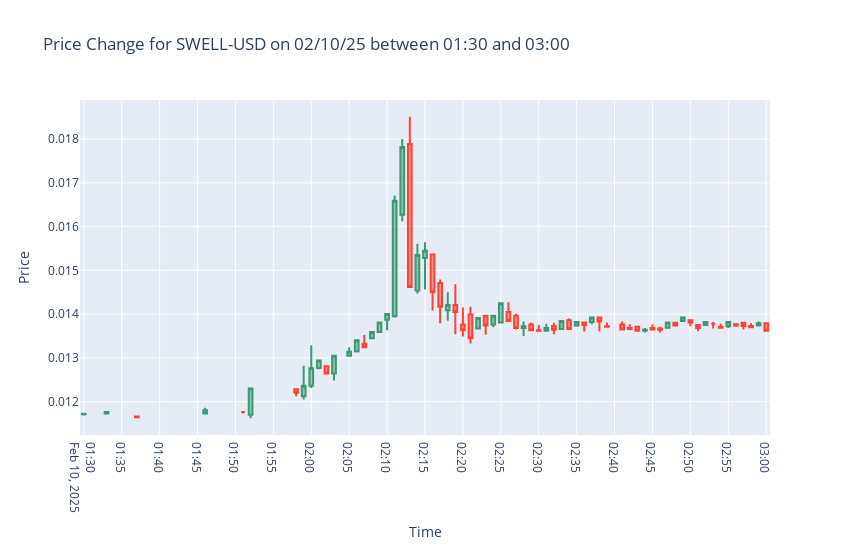

The notebook cell this image was saved under:
### Code cell
fig_pricechange = go.Figure(
    data=[go.Candlestick(
        x=df_candles.date,
        open=df_candles.open,
        high=df_candles.high,
        low=df_candles.low,
        close=df_candles.close
)])
fig_pricechange.update_layout(
    title=f'Price Change for {trading_pair} on {start.strftime('%m/%d/%y')} between {start.strftime('%H:%M')} and {end.strftime('%H:%M')}',
    yaxis=dict(
        title=dict(text='Price')
    ),
    xaxis=dict(
        title=dict(text='Time'),
        dtick=5*60*1000.0
    ),
    height=fig_height,
    width=fig_width,
    xaxis_rangeslider_visible=False)
fig_pricechange.show()
